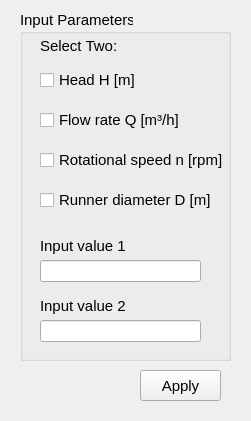
<?xml version="1.0" encoding="UTF-8"?>
<ui version="4.0">
 <class>Sizing</class>
 <widget class="QWidget" name="Sizing">
  <property name="geometry">
   <rect>
    <x>0</x>
    <y>0</y>
    <width>251</width>
    <height>421</height>
   </rect>
  </property>
  <property name="font">
   <font>
    <pointsize>11</pointsize>
   </font>
  </property>
  <property name="windowTitle">
   <string>Form</string>
  </property>
  <widget class="QLabel" name="label_input_1">
   <property name="geometry">
    <rect>
     <x>40</x>
     <y>230</y>
     <width>171</width>
     <height>31</height>
    </rect>
   </property>
   <property name="text">
    <string>Input value 1</string>
   </property>
  </widget>
  <widget class="QLineEdit" name="lineEdit_input_1">
   <property name="geometry">
    <rect>
     <x>40</x>
     <y>260</y>
     <width>161</width>
     <height>22</height>
    </rect>
   </property>
  </widget>
  <widget class="QLabel" name="label_input_2">
   <property name="geometry">
    <rect>
     <x>40</x>
     <y>290</y>
     <width>171</width>
     <height>31</height>
    </rect>
   </property>
   <property name="text">
    <string>Input value 2</string>
   </property>
  </widget>
  <widget class="QLineEdit" name="lineEdit_input_2">
   <property name="geometry">
    <rect>
     <x>40</x>
     <y>320</y>
     <width>161</width>
     <height>22</height>
    </rect>
   </property>
  </widget>
  <widget class="QGroupBox" name="groupBox">
   <property name="geometry">
    <rect>
     <x>20</x>
     <y>10</y>
     <width>211</width>
     <height>351</height>
    </rect>
   </property>
   <property name="title">
    <string>Input Parameters</string>
   </property>
   <widget class="QCheckBox" name="checkBox_2">
    <property name="geometry">
     <rect>
      <x>20</x>
      <y>100</y>
      <width>171</width>
      <height>20</height>
     </rect>
    </property>
    <property name="text">
     <string>Flow rate Q [m³/h]</string>
    </property>
   </widget>
   <widget class="QLabel" name="label">
    <property name="geometry">
     <rect>
      <x>20</x>
      <y>20</y>
      <width>101</width>
      <height>31</height>
     </rect>
    </property>
    <property name="text">
     <string>Select Two:</string>
    </property>
   </widget>
   <widget class="QCheckBox" name="checkBox_1">
    <property name="geometry">
     <rect>
      <x>20</x>
      <y>60</y>
      <width>171</width>
      <height>20</height>
     </rect>
    </property>
    <property name="text">
     <string>Head H [m]</string>
    </property>
   </widget>
   <widget class="QCheckBox" name="checkBox_3">
    <property name="geometry">
     <rect>
      <x>20</x>
      <y>140</y>
      <width>191</width>
      <height>20</height>
     </rect>
    </property>
    <property name="text">
     <string>Rotational speed n [rpm]</string>
    </property>
   </widget>
   <widget class="QCheckBox" name="checkBox_4">
    <property name="geometry">
     <rect>
      <x>20</x>
      <y>180</y>
      <width>171</width>
      <height>20</height>
     </rect>
    </property>
    <property name="text">
     <string>Runner diameter D [m]</string>
    </property>
   </widget>
  </widget>
  <widget class="QPushButton" name="pushButton">
   <property name="geometry">
    <rect>
     <x>140</x>
     <y>370</y>
     <width>81</width>
     <height>31</height>
    </rect>
   </property>
   <property name="text">
    <string>Apply</string>
   </property>
  </widget>
  <zorder>groupBox</zorder>
  <zorder>label_input_1</zorder>
  <zorder>lineEdit_input_1</zorder>
  <zorder>label_input_2</zorder>
  <zorder>lineEdit_input_2</zorder>
  <zorder>pushButton</zorder>
 </widget>
 <resources/>
 <connections/>
</ui>
